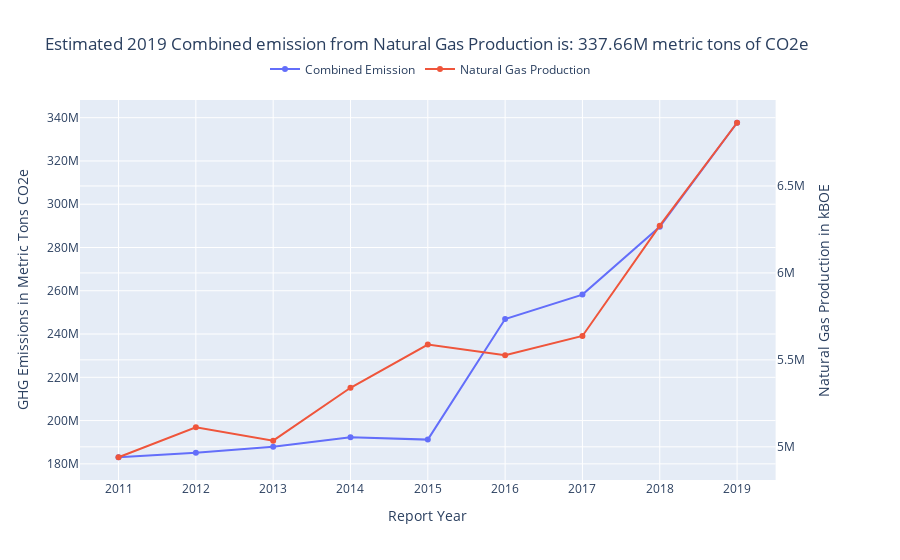

Notebook code cell kept with this figure:
### Code cell
fig8=make_subplots(specs=[[{"secondary_y": True}]])
fig8.add_trace(go.Scatter(x=df_predicted['REPORTING_YEAR'],
                          y=df_predicted['Combined Emission'],
                          name='Combined Emission'
                         ),secondary_y=False)
fig8.add_trace(go.Scatter(x=df_predicted['REPORTING_YEAR'],
                          y=df_predicted['Natural Gas Production'],
                          name='Natural Gas Production'
                         ),secondary_y=True)

title='Estimated 2019 Combined emission from Natural Gas Production is: ' +str(round(estimated_emi_2019[0]/1000000,2))+'M metric tons of CO2e'
layout8=go.Layout(title=title,
                xaxis = dict(title = 'Report Year')
                )
fig8.update_layout(layout8
                 ,legend_orientation="h"
                 ,legend=dict(x=.25, y=1.12))
fig8.update_yaxes(title_text="GHG Emissions in Metric Tons CO2e", secondary_y=False)
fig8.update_yaxes(title_text="Natural Gas Production in kBOE", secondary_y=True)

fig8.show()

### Figure 1 — Plotly figure (JSON) as saved in the notebook; plotly's stock layout.template omitted (floating-point values rounded to 4 significant figures)
{"data": [{"name": "Combined Emission", "type": "scatter", "x": [2011, 2012, 2013, 2014, 2015, 2016, 2017, 2018, 2019], "xaxis": "x", "y": [183100000.0, 185100000.0, 187900000.0, 192300000.0, 191200000.0, 247000000.0, 258200000.0, 289600000.0, 337700000.0], "yaxis": "y"}, {"name": "Natural Gas Production", "type": "scatter", "x": [2011, 2012, 2013, 2014, 2015, 2016, 2017, 2018, 2019], "xaxis": "x", "y": [4940000.0, 5112000.0, 5035000.0, 5339000.0, 5588000.0, 5527000.0, 5637000.0, 6272000.0, 6863000.0], "yaxis": "y2"}], "layout": {"legend": {"orientation": "h", "x": 0.25, "y": 1.12}, "title": {"text": "Estimated 2019 Combined emission from Natural Gas Production is: 337.66M metric tons of CO2e"}, "xaxis": {"anchor": "y", "domain": [0, 0.94], "title": {"text": "Report Year"}}, "yaxis": {"anchor": "x", "domain": [0, 1], "title": {"text": "GHG Emissions in Metric Tons CO2e"}}, "yaxis2": {"anchor": "x", "overlaying": "y", "side": "right", "title": {"text": "Natural Gas Production in kBOE"}}}}
